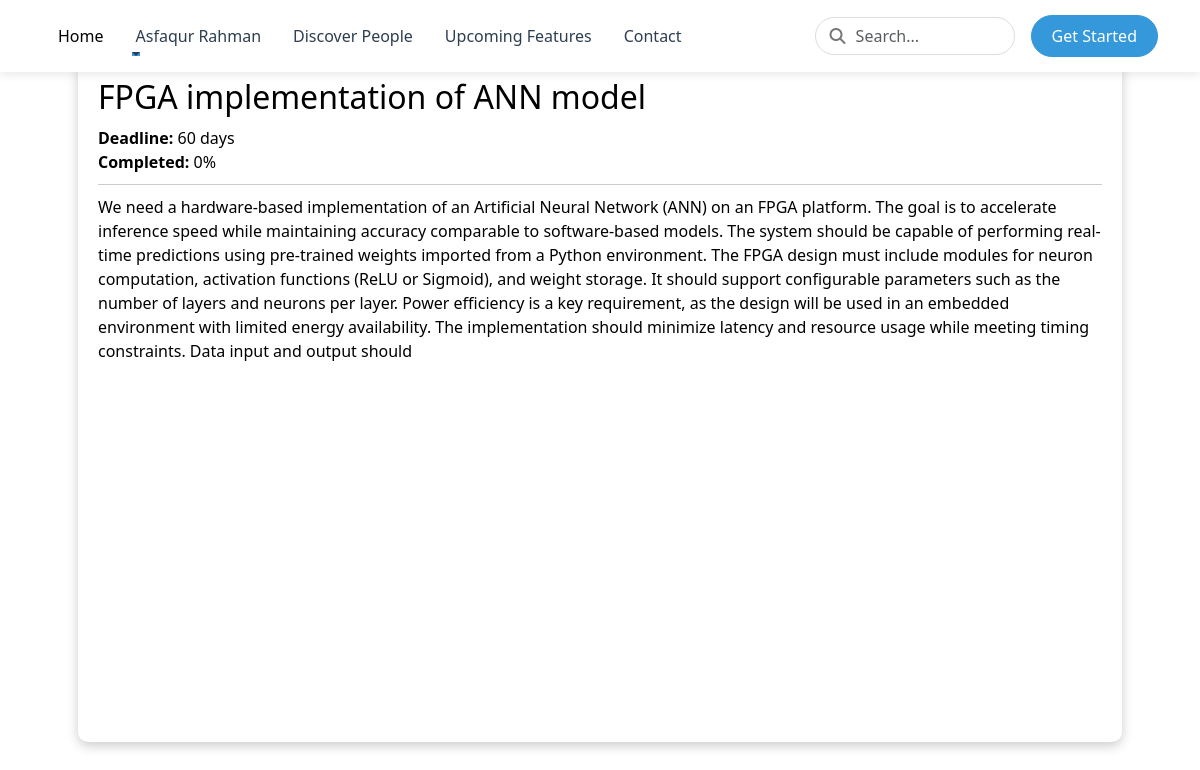
Screenshot of /project-description/2/ (signed in) with the database file from the repository.
### Project_Section/models.py (models this page shows, shortened)
class Project(models.Model):
    creater = models.ForeignKey(User, on_delete=models.CASCADE, related_name="projects")
    title = models.CharField(max_length=200)
    description = models.TextField(blank=True)
    deadline = models.IntegerField()
    completed = models.IntegerField(
        default=0,
        validators=[MinValueValidator(0), MaxValueValidator(100)]
    )
    created_at = models.DateTimeField(auto_now_add=True)
    tags = models.CharField(max_length=200, blank=True)

### Project_Section/views.py (the view)
# urls.py: path('project-description/<int:pid>/',project_description_func, name='project-description'),
@login_required(login_url='/')
def project_description_func(request, pid):
    project = Project.objects.get(id=pid)
    days_passed = (date.today() - project.created_at.date()).days
    days_remaining= project.deadline-days_passed
    print(days_remaining)
    if days_remaining < 0:
        days_remaining = 0
    project.days_remaining = days_remaining
    return render(request, 'project_description.html', {'project': project, 'days_remaining': days_remaining})

### Project_Section/templates/project_description.html
{% extends 'base.html' %}
{% block start %}
<div style="position:fixed; top:0; left:0; width:100vw; height:100vh; background-color:white; color:black; display:flex; justify-content:center; align-items:center; padding:20px; box-sizing:border-box;">
    <div style="width:90%; height:90%; background-color:white; color:black; padding:20px; border-radius:10px; box-shadow:0 4px 12px rgba(0,0,0,0.2); display:flex; flex-direction:column; overflow:hidden;">
        <h2 style="margin-bottom:10px;">{{ project.title }}</h2>
        <div style="margin-bottom:10px;">
            <strong>Deadline:</strong> {{ project.days_remaining }} days<br>
            <strong>Completed:</strong> {{ project.completed }}%
        </div>
        <div style="flex:1; overflow-y:auto; border-top:1px solid #ccc; padding-top:10px;">
            {{ project.description }}
        </div>
    </div>
</div>
{% endblock %}

### Profile_Section/templates/base.html (shortened to what this page needs)
<!DOCTYPE html>
<html lang="en">
<head>
  <link href="https://cdn.jsdelivr.net/npm/bootstrap@5.3.2/dist/css/bootstrap.min.css" rel="stylesheet">
  <link rel="stylesheet" href="https://cdnjs.cloudflare.com/ajax/libs/font-awesome/6.4.0/css/all.min.css">
</head>
<body>
  <header>
    <nav class="navbar navbar-expand-lg navbar-light bg-white fixed-top">
      <div class="container">
        <div class="collapse navbar-collapse" id="navbarContent">
          <ul class="navbar-nav me-auto mb-2 mb-lg-0">
            <li class="nav-item">
              <a class="nav-link active" href="/home/">Home</a>
            </li>
            <li class="nav-item dropdown">
              <a class="nav-link dropdown-toggle" href="#" id="servicesDropdown" role="button" data-bs-toggle="dropdown"
                aria-expanded="false">
                {{user.first_name}} {{user.last_name}}
              </a>
            </li>
            <li class="nav-item">
              <a class="nav-link" href="/discover-people/">Discover People</a>
            </li>
            <li class="nav-item">
              <a class="nav-link" href="/upcoming-features/">Upcoming Features</a>
            </li>
            <li class="nav-item">
              <a class="nav-link" href="https://www.linkedin.com/in/asfaqurrahmanpranto/">Contact</a>
            </li>
          </ul>
          <form method="get" action="/search-result/" class="d-flex align-items-center">
            <div class="search-box">
              <i class="fas fa-search search-icon"></i>
              <input name="q" class="form-control search-input" type="search" placeholder="Search..."
                aria-label="Search">
            </div>
            <button type="submit" class="btn btn-primary ms-3">Get Started</button>
          </form>
        </div>
      </div>
    </nav>
  </header>
  {% block start %}
  {% endblock %}
</body>
</html>

### Profile_Section/templates/base.html (style rules this page uses)
:root { --primary-color: #3498db; --secondary-color: #2c3e50; --accent-color: #e74c3c; --light-color: #ecf0f1; --dark-color: #2c3e50; }
.navbar { box-shadow: 0 2px 10px rgba(0, 0, 0, 0.1); padding: 15px 0; transition: all 0.3s ease; }
.nav-link { font-weight: 500; margin: 0 8px; position: relative; color: var(--dark-color); }
.nav-link:after { content: ''; position: absolute; width: 0; height: 2px; background: var(--primary-color); bottom: 0; left: 0; transition: width 0.3s ease; }
.btn-primary { background-color: var(--primary-color); border-color: var(--primary-color); padding: 8px 20px; border-radius: 30px; font-weight: 500; }
.search-box { position: relative; margin-left: 15px; }
.search-input { border-radius: 30px; padding-left: 40px; border: 1px solid #ddd; width: 200px; transition: all 0.3s ease; }
.search-icon { position: absolute; left: 15px; top: 50%; transform: translateY(-50%); color: #777; }

### rows the page displays
Project: title "FPGA implementation of ANN model", days_remaining "60", completed "0", description "We need a hardware-based implementation of an Artificial Neural Network (ANN) on an FPGA platform. The goal is to accelerate inference speed while maintaining accuracy comparable to software-based models. The system should be capable of performing real-time predictions using pre-trained weights imported from a Python environment. The FPGA design must include modules for neuron computation, activation functions (ReLU or Sigmoid), and weight storage. It should support configurable parameters such as the number of layers and neurons per layer. Power efficiency is a key requirement, as the design will be used in an embedded environment with limited energy availability. The implementation should…"

### other values shown
{{ user.first_name }} "Asfaqur"
{{ user.last_name }} "Rahman"
